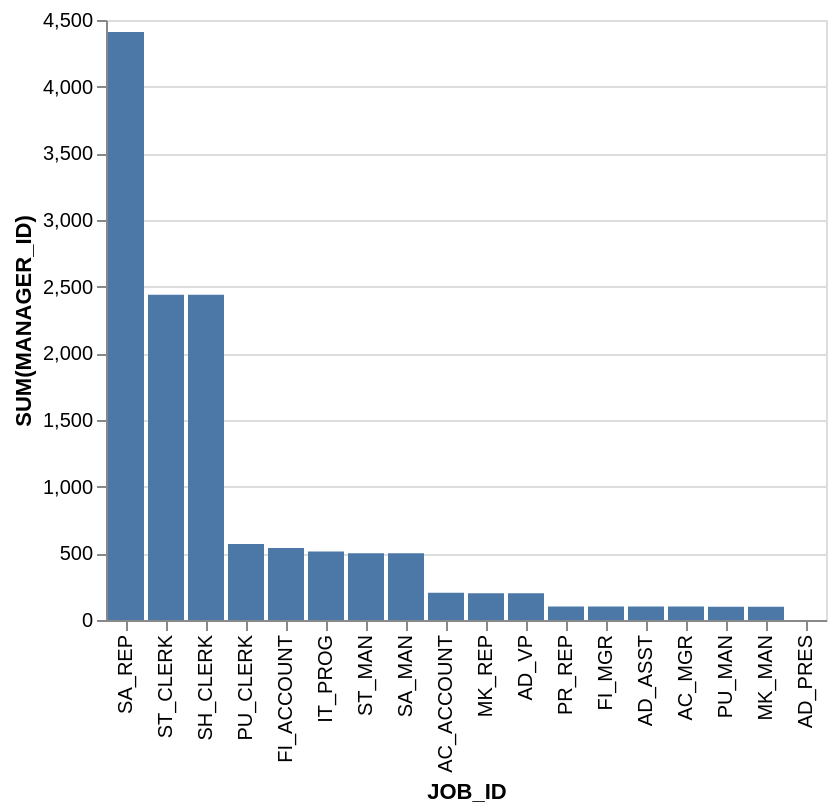

Here is the Vega-Lite specification saved for this chart:
### Vega-Lite specification from a JSON file in a GitHub repository (floating-point values rounded to 4 significant figures)
{"data": {"values": [{"x_data": "SA_REP", "y_data": 4410}, {"x_data": "ST_CLERK", "y_data": 2440}, {"x_data": "SH_CLERK", "y_data": 2440}, {"x_data": "PU_CLERK", "y_data": 570}, {"x_data": "FI_ACCOUNT", "y_data": 540}, {"x_data": "IT_PROG", "y_data": 514}, {"x_data": "ST_MAN", "y_data": 500}, {"x_data": "SA_MAN", "y_data": 500}, {"x_data": "AC_ACCOUNT", "y_data": 205}, {"x_data": "MK_REP", "y_data": 201}, {"x_data": "AD_VP", "y_data": 200}, {"x_data": "PR_REP", "y_data": 101}, {"x_data": "FI_MGR", "y_data": 101}, {"x_data": "AD_ASST", "y_data": 101}, {"x_data": "AC_MGR", "y_data": 101}, {"x_data": "PU_MAN", "y_data": 100}, {"x_data": "MK_MAN", "y_data": 100}, {"x_data": "AD_PRES", "y_data": 0}]}, "mark": "bar", "encoding": {"x": {"field": "x_data", "type": "nominal", "title": "JOB_ID", "sort": {"op": "sum", "field": "y_data", "order": "descending"}}, "y": {"field": "y_data", "type": "quantitative", "title": "SUM(MANAGER_ID)"}}}
